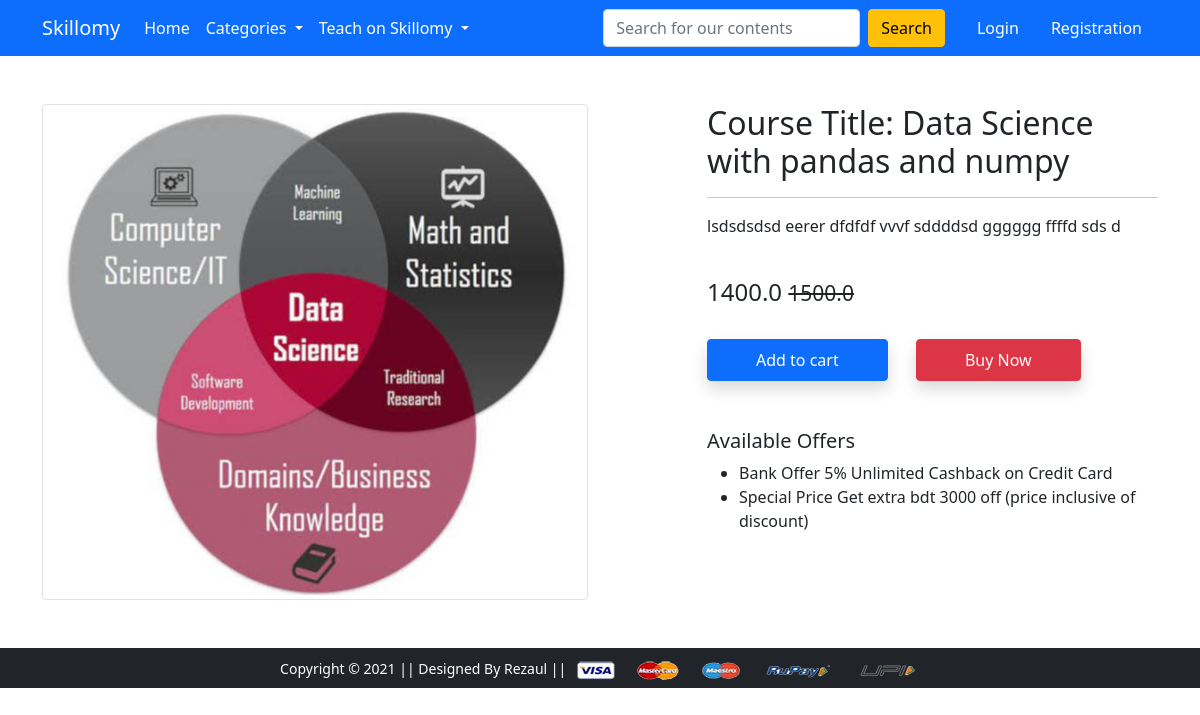
Page /product-detail/3 on the committed database.
### app/models.py (models this page shows, shortened)
class Product(models.Model):
	title=models.CharField(max_length=50)
	selling_price= models.FloatField()
	discounted_price=models.FloatField()
	description=models.CharField(max_length=200)
	category=models.CharField(choices=CATEGORY_CHOICES, max_length=2)
	product_image=models.ImageField(upload_to='productimg')

### app/views.py (the view)
# urls.py: path('product-detail/<int:pk>', views.ProductDetailView.as_view(), name='product-detail'),
class ProductDetailView(View):
	def get(self,request,pk):
		course=Product.objects.get(pk=pk)
		context={'course':course}
		return render (request, 'app/productdetail.html',context)

### app/templates/app/productdetail.html (shortened to what this page needs)
{% extends 'app/base.html' %}
{% load static %}
{% block main-content %}
<div class="container my-5">
  <div class="row">
    <div class="col-sm-6 text-center align-self-center">
      <img src="{{course.product_image.url}}" alt="" class="img-fluid img-thumbnail">
    </div>
    <div class="col-sm-5 offset-sm-1">
      <h2>Course Title: {{course.title}} </h2>
      <hr>
      <p>{{course.description}} </p> <br>
      <h4>{{course.discounted_price}} <small class="fw-light text-decoration-line-through">{{course.selling_price}}</small></h4> <br>
      <form class="d-inline" action="/add-to-cart">
        <button type="submit" class="btn btn-primary shadow px-5 py-2">Add to cart</button>
      </form>
      <a href="{% url 'buy-now' %}" class="btn btn-danger shadow px-5 py-2 ms-4">Buy Now</a>
      <h5 class="mt-5">Available Offers</h5>
      <ul>
        <li>Bank Offer 5% Unlimited Cashback on Credit Card</li>
        <li>Special Price Get extra bdt 3000 off (price inclusive of discount)</li>
      </ul>
    </div>
  </div>
</div>
{% endblock main-content %}

### rows in the picture
Product: product_image (picture), title "Data Science with pandas and numpy", description "lsdsdsdsd eerer dfdfdf vvvf sddddsd gggggg ffffd sds d", discounted_price "1400.0", selling_price "1500.0"
